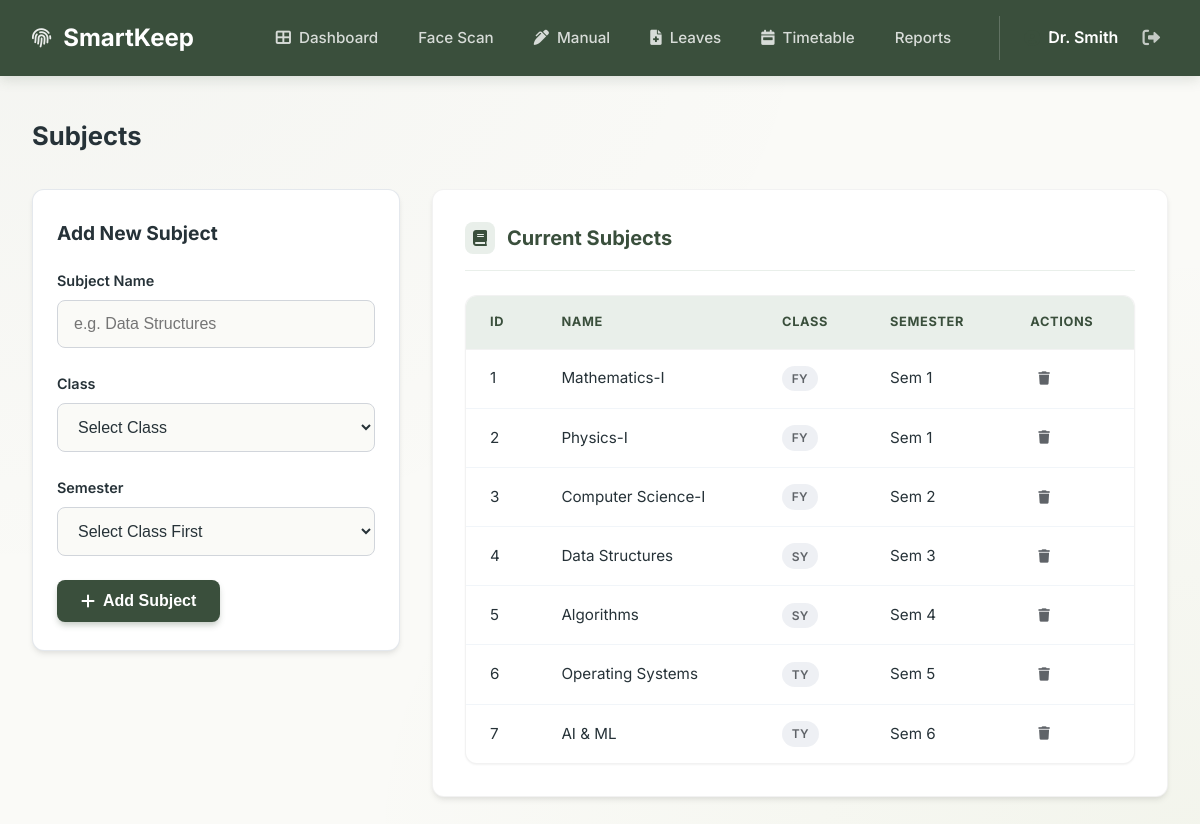
Page /subjects (signed in) on the committed database.
### models.py (models this page shows, shortened)
class Faculty(UserMixin, db.Model):
    __tablename__ = 'faculty'
    faculty_id = db.Column(db.Integer, primary_key=True)
    name = db.Column(db.String(50), nullable=False)
    email = db.Column(db.String(50), unique=True, nullable=False)
    password = db.Column(db.String(255), nullable=False) # Increased length for hash
    contact_no = db.Column(db.BigInteger, unique=True, nullable=False)

class Subject(db.Model):
    __tablename__ = 'subject'
    subject_id = db.Column(db.Integer, primary_key=True)
    name = db.Column(db.String(100), nullable=False)
    class_name = db.Column(db.String(10), nullable=False) # FY/SY/TY
    semester = db.Column(db.Integer, nullable=False, default=1) # 1-6
    attendance_records = db.relationship('AttendanceRecord', backref='subject', lazy=True)

### app.py (the view)
@app.route('/subjects')
@login_required
def subjects():
    subjects = Subject.query.all()
    return render_template('subjects.html', subjects=subjects)

### app.py (called while the page is built)
def dummy_csrf_token():
    return ''

@app.context_processor
def inject_csrf_token():
    return dict(csrf_token=dummy_csrf_token)

@login_manager.user_loader
def load_user(user_id):
    print(f"DEBUG: load_user called with {user_id}")
    if user_id.startswith('admin_'):
        return Admin.query.get(int(user_id.split('_')[1]))
    elif user_id.startswith('faculty_'):
        return Faculty.query.get(int(user_id.split('_')[1]))
    elif user_id.startswith('student_'):
        return Student.query.get(int(user_id.split('_')[1]))
    return None

### templates/subjects.html (shortened to what this page needs)
{% extends "base.html" %}
{% block content %}
<div class="page-header">
    <h2 class="section-title">Subjects</h2>
</div>
<div style="display: flex; gap: 2rem; flex-wrap: wrap;">
    <div style="flex: 1; min-width: 300px;">
        <div class="form-section">
            <h3 class="section-title" style="font-size: 1.2rem;">Add New Subject</h3>
            <form action="{{ url_for('add_subject') }}" method="POST">
                <div class="form-group">
                    <label class="form-label">Subject Name</label>
                    <input type="text" name="name" class="form-control" placeholder="e.g. Data Structures" required>
                </div>
                <div class="form-group">
                    <label class="form-label">Class</label>
                    <select name="class_name" id="class_name" class="form-control" required onchange="updateSemesters()">
                        <option value="">Select Class</option>
                    </select>
                </div>
                <div class="form-group">
                    <label class="form-label">Semester</label>
                    <select name="semester" id="semester" class="form-control" required>
                        <option value="">Select Class First</option>
                    </select>
                </div>
                <button type="submit" class="btn btn-primary">
                    <i class="fas fa-plus"></i> Add Subject
                </button>
            </form>
        </div>
    </div>
    <div style="flex: 2; min-width: 300px;">
        <div class="card">
            <div class="card-header">
                <h3 class="card-title"><i class="fas fa-book"></i> Current Subjects</h3>
            </div>
            <div class="table-container">
                <table class="data-table">
                    <thead>
                        <tr>
                            <th>ID</th>
                            <th>Name</th>
                            <th>Class</th>
                            <th>Semester</th>
                            <th>Actions</th>
                        </tr>
                    </thead>
                    <tbody>
                        {% for sub in subjects %}
                        <tr>
                            <td>{{ sub.subject_id }}</td>
                            <td>{{ sub.name }}</td>
                            <td><span class="badge badge-muted">{{ sub.class_name }}</span></td>
                            <td>Sem {{ sub.semester }}</td>
                            <td>
                                <form action="{{ url_for('delete_subject', id=sub.subject_id) }}" method="POST"
                                    onsubmit="return confirm('Delete this subject?');" style="display:inline;">
                                    <button type="submit" class="btn-icon delete" title="Delete">
                                        <i class="fas fa-trash"></i>
                                    </button>
                                </form>
                            </td>
                        </tr>
                        {% endfor %}
                    </tbody>
                </table>
            </div>
        </div>
    </div>
</div>
{% endblock %}

### templates/base.html (shortened to what this page needs)
<!DOCTYPE html>
<html lang="en">
<head>
    <link rel="stylesheet" href="{{ url_for('static', filename='css/style.css') }}">
    <link rel="stylesheet" href="https://cdnjs.cloudflare.com/ajax/libs/font-awesome/6.0.0/css/all.min.css">
</head>
<body>
    {% if current_user.is_authenticated %}
    <nav class="navbar">
        <div class="container nav-container">
            <a href="{{ url_for('dashboard') }}" class="nav-brand">
                <i class="fas fa-fingerprint"></i>
                <span>SmartKeep</span>
            </a>
            <div class="nav-links" id="navLinks">
                <a href="{{ url_for('dashboard') }}"
                    class="nav-link {{ 'active' if request.endpoint == 'dashboard' else '' }}">
                    <i class="fas fa-th-large" style="margin-right: 4px;"></i> Dashboard
                </a>
                {% if session.get('user_type') == 'faculty' %}
                <a href="{{ url_for('attendance') }}"
                    class="nav-link {{ 'active' if request.endpoint == 'attendance' else '' }}">Face Scan</a>
                <a href="{{ url_for('manual_attendance') }}"
                    class="nav-link {{ 'active' if request.endpoint == 'manual_attendance' else '' }}">
                    <i class="fas fa-pen-alt" style="margin-right: 4px;"></i> Manual
                </a>
                <a href="{{ url_for('pending_leaves') }}"
                    class="nav-link {{ 'active' if request.endpoint in ['pending_leaves', 'leave_history'] else '' }}">
                    <i class="fas fa-file-medical" style="margin-right: 4px;"></i> Leaves
                </a>
                <a href="{{ url_for('timetable') }}"
                    class="nav-link {{ 'active' if request.endpoint == 'timetable' else '' }}">
                    <i class="fas fa-calendar-week" style="margin-right: 4px;"></i> Timetable
                </a>
                {% endif %}
                <a href="{{ url_for('reports') }}"
                    class="nav-link {{ 'active' if request.endpoint == 'reports' else '' }}">Reports</a>
                <div class="user-profile">
                    <div class="user-badge">
                        <i class="fas fa-user-circle" style="color: var(--primary);"></i>
                        <span>{{ current_user.name }}</span>
                    </div>
                    <a href="{{ url_for('logout') }}" class="logout-icon" title="Logout">
                        <i class="fas fa-sign-out-alt"></i>
                    </a>
                </div>
            </div>
        </div>
    </nav>
    {% endif %}
    <main class="main-content">
        <div class="container">
            {% block content %}{% endblock %}
        </div>
    </main>
</body>
</html>

### rows in the picture
Faculty: name "Dr. Smith"
Subject: subject_id "1", name "Mathematics-I", class_name "FY", semester "1"
Subject: subject_id "2", name "Physics-I", class_name "FY", semester "1"
Subject: subject_id "3", name "Computer Science-I", class_name "FY", semester "2"
Subject: subject_id "4", name "Data Structures", class_name "SY", semester "3"
Subject: subject_id "5", name "Algorithms", class_name "SY", semester "4"
Subject: subject_id "6", name "Operating Systems", class_name "TY", semester "5"
Subject: subject_id "7", name "AI & ML", class_name "TY", semester "6"
